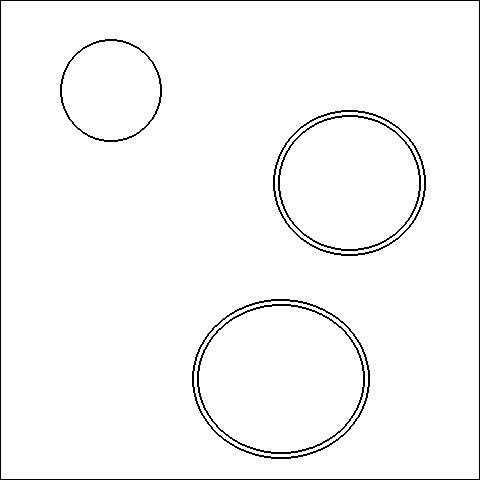
#> input picture test/paint_test/modified_image.jpg, 480 x 480 px
$ python detector.py
#> lines starting #> are read from the running program, lines starting #| are printed output that depends on the picture; after the words box and inside, x2 and y2 are one past the last pixel; in counts of white or black regions, pixels touching at a corner belong together
#> the answer given: test/paint_test/modified_image.jpg
#> the answer given: 100
from PIL import Image

def open_image(image_path):
#> called with image_path = 'test/paint_test/modified_image.jpg'
    try:
        image = Image.open(image_path)
#> image is the input picture: PIL image 480x480 RGB; min 0, max 255, mean 248.2
        return image
    except Exception as e:
        print(f"Error: {e}")
        return None

def process_image(image, threshold):
#> called with threshold = 100
    if image is None:
        return None

    new_image = Image.new(image.mode, image.size)
#> new_image: PIL image 480x480 RGB; every value is 0
    width, height = image.size
#> width = 480; height = 480
    print(f"Process image :{image}\nSize : {width}x{height}\n\nWait ...")
#> (printed output is left out)
    for x in range(1, width - 1):
        for y in range(1, height - 1):
            pixel_color = image.getpixel((x, y))
            left_color = image.getpixel((x - 1, y))
            right_color = image.getpixel((x + 1, y))
            top_color = image.getpixel((x, y - 1))
            bottom_color = image.getpixel((x, y + 1))

            diff_left = sum(abs(pixel_color[i] - left_color[i]) for i in range(3))
            diff_right = sum(abs(pixel_color[i] - right_color[i]) for i in range(3))
            diff_top = sum(abs(pixel_color[i] - top_color[i]) for i in range(3))
            diff_bottom = sum(abs(pixel_color[i] - bottom_color[i]) for i in range(3))

            if (
                diff_left > threshold
                or diff_right > threshold
                or diff_top > threshold
                or diff_bottom > threshold
            ):
                new_image.putpixel((x, y), (0, 0, 0))  # Set edge pixels to black
            else:
                new_image.putpixel((x, y), (255, 255, 255))  # Set non-edge pixels to white
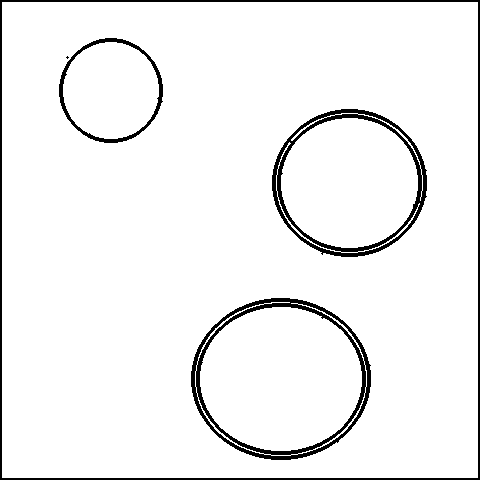
#> new_image: PIL image 480x480 RGB; 94.8% white; 5 black regions (1 under 20 px), largest, box (x1, y1, x2, y2) and area: (0, 0, 480, 480) 3824, (191, 298, 371, 460) 3688, (272, 109, 427, 257) 3232, (59, 38, 163, 143) 1142

    return new_image

def main():
    image_path = input("Enter path to your image: ")
    threshold = int(input("Enter the threshold value: "))

    outputImage = open_image(image_path)
    if outputImage:
        processed_image = process_image(outputImage, threshold)
        if processed_image:
            output_path = "modified_image.jpg"
            processed_image.save(output_path)
            print(f"Modified image saved as {output_path}")
            outputImage.close()
            processed_image.close()
            print("-> DONE <-")

if __name__ == "__main__":
    main()
